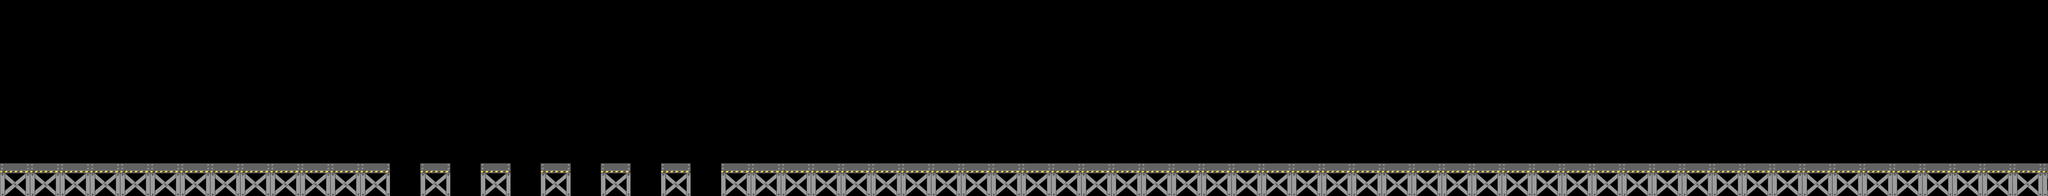

The image is a tile-based game level rendered from a .tmx file. Its description and source (layers, tilesets, objects; grid data summarised) follow:
An orthogonal 250x24 tile map with 30x30 px tiles, 1 tile layer (background), 13 tilesets and 137 objects.

<map version="1.0" orientation="orthogonal" width="250" height="24" tilewidth="30" tileheight="30">
 <tileset firstgid="1" name="Ob_stage3_object_fixed" tilewidth="94" tileheight="110">
  <image source="Ob_stage3_object_fixed.png" width="94" height="110" />
 </tileset>
 <tileset firstgid="2" name="Ob_stage3-1" tilewidth="120" tileheight="140">
  <image source="Ob_stage3-1.png" width="120" height="140" />
 </tileset>
 <tileset firstgid="3" name="Ob_stage3-2" tilewidth="120" tileheight="225">
  <image source="Ob_stage3-2.png" width="120" height="225" />
 </tileset>
 <tileset firstgid="4" name="Ob_stage3-boss" tilewidth="200" tileheight="220">
  <image source="Ob_stage3-boss.png" width="200" height="220" />
 </tileset>
 <tileset firstgid="5" name="130710_coin_silver" tilewidth="40" tileheight="40">
  <image source="130710_coin_silver.png" width="40" height="40" />
 </tileset>
 <tileset firstgid="6" name="130710_coin_bronze" tilewidth="40" tileheight="40">
  <image source="130710_coin_bronze.png" width="40" height="40" />
 </tileset>
 <tileset firstgid="7" name="130710_coin_gold" tilewidth="40" tileheight="40">
  <image source="130710_coin_gold.png" width="40" height="40" />
 </tileset>
 <tileset firstgid="8" name="Ig_item_run" tilewidth="55" tileheight="55">
  <image source="Ig_item_run.png" width="55" height="55" />
 </tileset>
 <tileset firstgid="9" name="Ig_item_coin" tilewidth="55" tileheight="55">
  <image source="Ig_item_coin.png" width="55" height="55" />
 </tileset>
 <tileset firstgid="10" name="Ig_item_huge" tilewidth="55" tileheight="55">
  <image source="Ig_item_huge.png" width="55" height="55" />
 </tileset>
 <tileset firstgid="11" name="Ig_item_magnet" tilewidth="55" tileheight="55">
  <image source="Ig_item_magnet.png" width="55" height="55" />
 </tileset>
 <tileset firstgid="12" name="stage3_level5" tilewidth="30" tileheight="30">
  <image source="stage3_level5.png" width="7500" height="720" />
 </tileset>
 <tileset firstgid="6012" name="floor" tilewidth="30" tileheight="30">
  <image source="floor.png" width="30" height="30" />
 </tileset>
 <layer name="background" width="250" height="24">
  <data>[6000 cells, 6000 non-empty, 6000 distinct tile ids]</data>
 </layer>
 <objectgroup name="mob1" width="250" height="24" opacity="0">
  <object gid="2" x="323" y="599" />
  <object gid="2" x="463" y="599" />
  <object gid="2" x="606" y="601" />
  <object gid="2" x="746" y="599" />
 </objectgroup>
 <objectgroup name="mob2" width="250" height="24" opacity="0">
  <object gid="3" x="4066" y="603" />
  <object gid="1" x="5473" y="600" />
 </objectgroup>
 <objectgroup name="coin_bronze" width="250" height="24" opacity="0">
  <object gid="6" x="121" y="541" />
  <object gid="6" x="202" y="540" />
  <object gid="6" x="281" y="542" />
  <object gid="6" x="376" y="441" />
  <object gid="6" x="458" y="441" />
  <object gid="6" x="537" y="441" />
  <object gid="6" x="616" y="441" />
  <object gid="6" x="698" y="442" />
  <object gid="6" x="779" y="439" />
  <object gid="6" x="1463" y="449" />
  <object gid="6" x="1578" y="371" />
  <object gid="6" x="1685" y="449" />
  <object gid="6" x="1799" y="371" />
  <object gid="6" x="1907" y="288" />
  <object gid="6" x="2016" y="212" />
  <object gid="6" x="2123" y="290" />
  <object gid="6" x="2233" y="372" />
  <object gid="6" x="2340" y="449" />
  <object gid="6" x="2449" y="373" />
  <object gid="6" x="2555" y="451" />
  <object gid="6" x="2789" y="540" />
  <object gid="6" x="2869" y="541" />
  <object gid="6" x="2949" y="543" />
  <object gid="6" x="3029" y="541" />
  <object gid="6" x="3109" y="541" />
  <object gid="6" x="3189" y="541" />
  <object gid="6" x="3271" y="542" />
  <object gid="6" x="3349" y="541" />
  <object gid="6" x="3429" y="541" />
  <object gid="6" x="3510" y="541" />
  <object gid="6" x="3589" y="541" />
  <object gid="6" x="3670" y="541" />
  <object gid="6" x="3749" y="542" />
  <object gid="6" x="3829" y="541" />
  <object gid="6" x="3912" y="541" />
  <object gid="6" x="3991" y="539" />
  <object gid="6" x="4221" y="539" />
  <object gid="6" x="4301" y="539" />
  <object gid="6" x="4382" y="540" />
  <object gid="6" x="4461" y="540" />
  <object gid="6" x="4541" y="539" />
  <object gid="6" x="4621" y="539" />
  <object gid="6" x="4701" y="540" />
  <object gid="6" x="4781" y="539" />
  <object gid="6" x="4861" y="539" />
  <object gid="6" x="4939" y="539" />
  <object gid="6" x="5021" y="541" />
  <object gid="6" x="5101" y="539" />
  <object gid="6" x="5181" y="540" />
  <object gid="6" x="5262" y="539" />
  <object gid="6" x="5342" y="541" />
  <object gid="6" x="5422" y="539" />
  <object gid="6" x="5577" y="539" />
  <object gid="6" x="5657" y="540" />
  <object gid="6" x="5737" y="539" />
  <object gid="6" x="5817" y="541" />
  <object gid="6" x="5898" y="539" />
  <object gid="6" x="5977" y="540" />
  <object gid="6" x="6057" y="539" />
  <object gid="6" x="6136" y="539" />
  <object gid="6" x="6217" y="540" />
  <object gid="6" x="6297" y="541" />
  <object gid="6" x="6376" y="540" />
  <object gid="6" x="6457" y="541" />
  <object gid="6" x="6535" y="541" />
  <object gid="6" x="6616" y="541" />
  <object gid="6" x="6697" y="540" />
  <object gid="6" x="6777" y="539" />
 </objectgroup>
 <objectgroup name="coin_silver" width="250" height="24" opacity="0">
  <object gid="5" x="377" y="361" />
  <object gid="5" x="457" y="361" />
  <object gid="5" x="537" y="361" />
  <object gid="5" x="618" y="362" />
  <object gid="5" x="696" y="360" />
  <object gid="5" x="778" y="361" />
  <object gid="5" x="905" y="469" />
  <object gid="5" x="979" y="540" />
  <object gid="5" x="1462" y="368" />
  <object gid="5" x="1577" y="289" />
  <object gid="5" x="1685" y="369" />
  <object gid="5" x="1798" y="451" />
  <object gid="5" x="1906" y="368" />
  <object gid="5" x="2016" y="291" />
  <object gid="5" x="2124" y="371" />
  <object gid="5" x="2231" y="451" />
  <object gid="5" x="2341" y="369" />
  <object gid="5" x="2450" y="291" />
  <object gid="5" x="2556" y="371" />
 </objectgroup>
 <objectgroup name="coin_gold" width="250" height="24" opacity="0">
  <object gid="7" x="376" y="282" />
  <object gid="7" x="458" y="281" />
  <object gid="7" x="536" y="281" />
  <object gid="7" x="616" y="281" />
  <object gid="7" x="697" y="282" />
  <object gid="7" x="778" y="281" />
  <object gid="7" x="909" y="306" />
  <object gid="7" x="1021" y="385" />
  <object gid="7" x="1085" y="500" />
  <object gid="7" x="1461" y="289" />
  <object gid="7" x="1578" y="210" />
  <object gid="7" x="1685" y="287" />
  <object gid="7" x="1799" y="532" />
  <object gid="7" x="1907" y="449" />
  <object gid="7" x="2017" y="371" />
  <object gid="7" x="2124" y="450" />
  <object gid="7" x="2231" y="532" />
  <object gid="7" x="2340" y="289" />
  <object gid="7" x="2449" y="211" />
  <object gid="7" x="2556" y="291" />
 </objectgroup>
 <objectgroup name="object" width="250" height="24" opacity="0" />
 <objectgroup name="floor" width="250" height="24" opacity="0">
  <object gid="6012" x="1441" y="630" />
  <object gid="6012" x="1470" y="630" />
  <object gid="6012" x="1440" y="660" />
  <object gid="6012" x="1470" y="660" />
  <object gid="6012" x="1651" y="631" />
  <object gid="6012" x="1681" y="630" />
  <object gid="6012" x="1681" y="660" />
  <object gid="6012" x="1652" y="661" />
  <object gid="6012" x="1890" y="630" />
  <object gid="6012" x="1919" y="630" />
  <object gid="6012" x="1890" y="660" />
  <object gid="6012" x="1918" y="659" />
  </objectgroup>
 <objectgroup name="item_magnet" width="250" height="24" opacity="0" />
 <objectgroup name="item_run" width="250" height="24" opacity="0.01" />
 <objectgroup name="item_coin" width="250" height="24" opacity="0" />
 <objectgroup name="item_huge" width="250" height="24" opacity="0" />
 <objectgroup name="boss" width="250" height="24" opacity="0" />
</map>
<!-- 12 of 137 objects omitted -->
